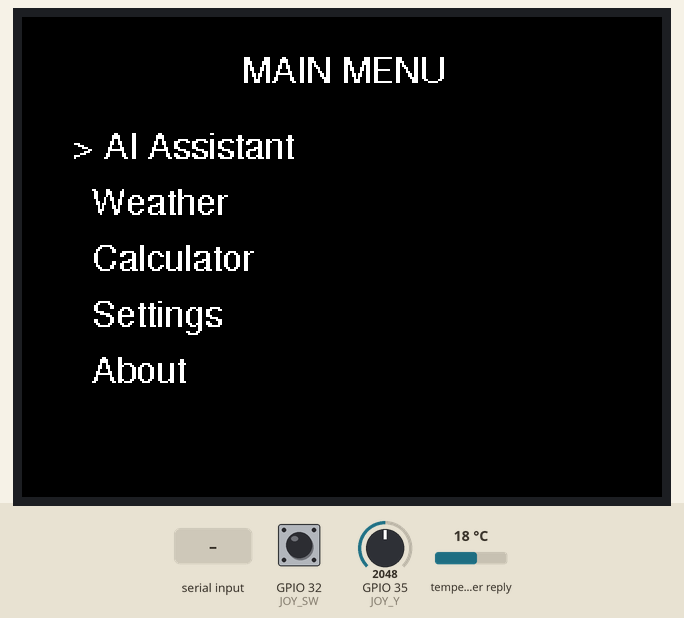
Simulated run of this sketch. Board: ESP32. Parts: 320×240 colour display. The inputs (shaded band) are chosen by the test bench; at power-on: GPIO 35 (JOY_Y) = 2048, GPIO 32 (JOY_SW) HIGH, temperature in the weather reply 18 °C. WiFi joins after 1.5 s; servers stay silent unless stated; uploads are accepted with an empty reply; web services answer with replies made up by the test bench; what the sketch prints to the serial monitor is not drawn.

Above: at 3.0 s.
3.1 s: GPIO 35 (JOY_Y) set to 2966
4.6 s: GPIO 35 (JOY_Y) set to 3028
At 4.82 s:
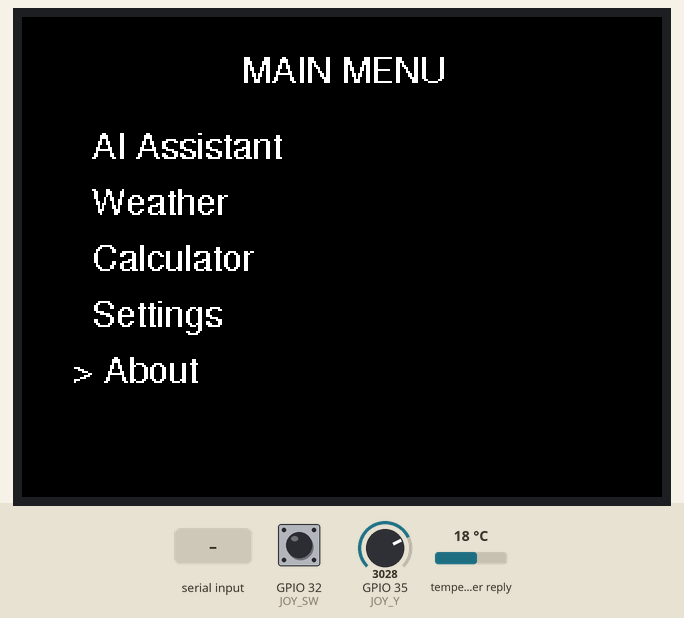
7.0 s: GPIO 32 (JOY_SW) pulled LOW for 1 s
At 9.4 s:
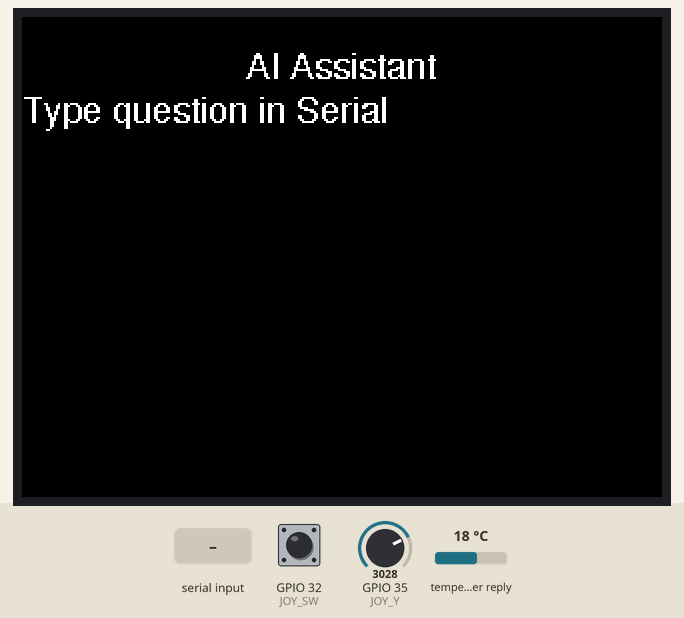
9.7 s: "+\n" received over Serial
At 11.2 s:
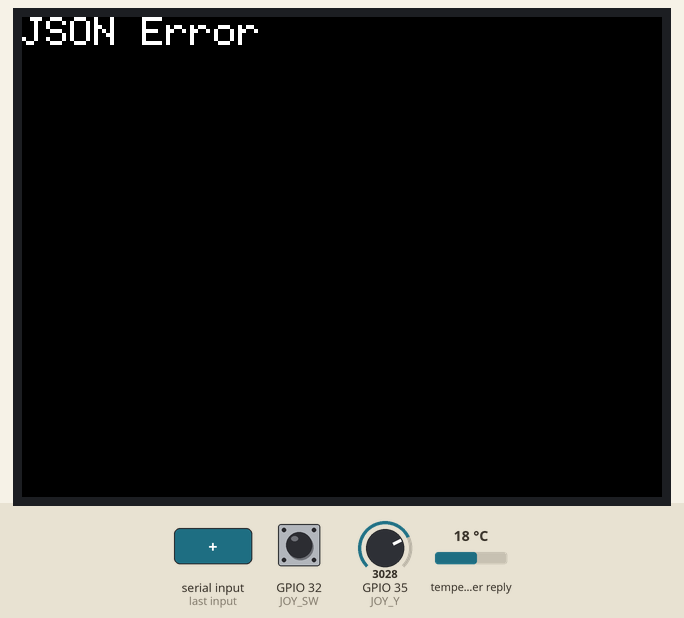
11.5 s: GPIO 32 (JOY_SW) pulled LOW for 3.2 s
At 14.1 s:
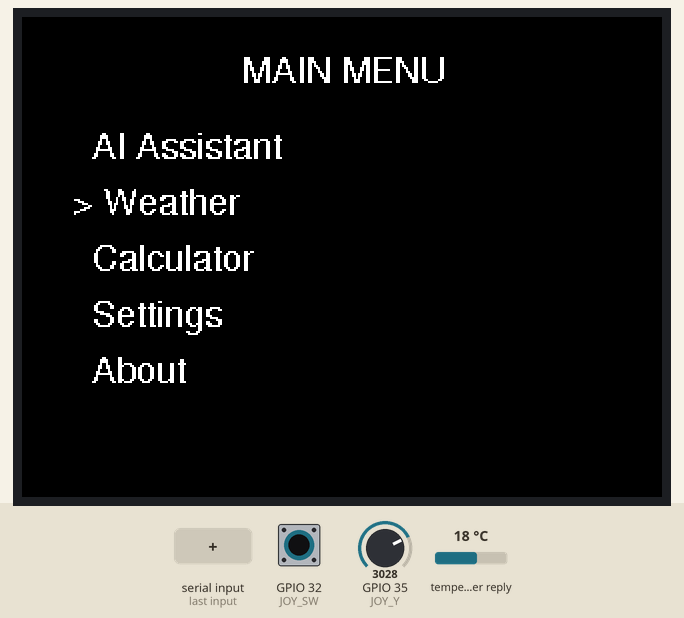
15.3 s: GPIO 35 (JOY_Y) set to 2960
Timing chart, 0 to 17.8 s (numbered marks = the images above; inputs shaded):
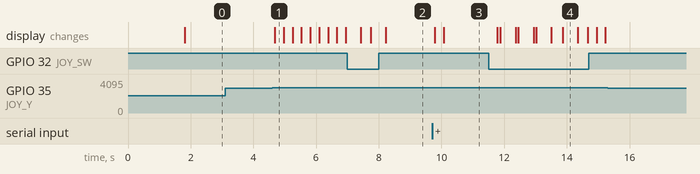

The sketch:

Real-Time_AI_Assistant_Using_Esp32_Arduino.ino
```cpp
#include <WiFi.h>
#include <WiFiClientSecure.h>
#include <HTTPClient.h>
#include <ArduinoJson.h>

#include <SPI.h>
#include <Adafruit_GFX.h>
#include <Adafruit_ILI9341.h>
#include <Fonts/FreeSans9pt7b.h>

#define TFT_CS   15
#define TFT_DC   2
#define TFT_RST  4


#define JOY_X 34
#define JOY_Y 35
#define JOY_SW 32

Adafruit_ILI9341 tft(TFT_CS, TFT_DC, TFT_RST);


const char* ssid = "Wokwi-GUEST";
const char* password = "";


const char* apiKey = "PLACEHOLDER";


String menuItems[] = {
  "AI Assistant",
  "Weather",
  "Calculator",
  "Settings",
  "About"
};

int menuIndex = 0;

bool inMenu = true;
bool inAI = false;
bool inCalculator = false;
String typingText = "";
String calcText = "";

void showText(String text) {

  tft.fillScreen(ILI9341_BLACK);

  tft.setFont();
  tft.setTextColor(ILI9341_WHITE);
  tft.setTextSize(2);
  tft.setCursor(0, 0);
  tft.println(text);
}

void drawMenu() {

  tft.fillScreen(ILI9341_BLACK);
  tft.setTextColor(ILI9341_WHITE);


  tft.setFont(&FreeSans9pt7b);
  tft.setTextSize(1);


  int16_t x1, y1;
  uint16_t w, h;

  tft.getTextBounds("MAIN MENU", 0, 0, &x1, &y1, &w, &h);
  tft.setCursor((320 - w) / 2, 32);
  tft.print("MAIN MENU");


  int y = 70;

  for (int i = 0; i < 5; i++) {

    tft.setCursor(25, y);

    if (i == menuIndex)
      tft.print("> ");
    else
      tft.print("  ");

    tft.print(menuItems[i]);

    y += 28;
  }


  tft.setFont();
}

void drawPage(String title) {

  tft.fillScreen(ILI9341_BLACK);

  tft.setTextColor(ILI9341_WHITE);
  tft.setTextSize(2);

  tft.setCursor(10, 20);
  tft.println(title);

  tft.setTextSize(1);

  tft.setCursor(10, 80);
  tft.println("Press joystick");

  tft.setCursor(10, 95);
  tft.println("to return");
}

String askGroq(String question) {

  WiFiClientSecure client;
  client.setInsecure();

  HTTPClient https;

  if (!https.begin(
      client,
      "https://api.groq.com/openai/v1/chat/completions")) {

    return "Connection Failed";
  }

  https.addHeader(
      "Authorization",
      String("Bearer ") + apiKey);

  https.addHeader(
      "Content-Type",
      "application/json");

  DynamicJsonDocument doc(2048);

  doc["model"] = "llama-3.1-8b-instant";

  JsonArray messages =
      doc.createNestedArray("messages");

  JsonObject msg =
      messages.createNestedObject();

  msg["role"] = "user";
  msg["content"] =
      "Answer in less than 40 words: " +
      question;

  String payload;
  serializeJson(doc, payload);

  int httpCode = https.POST(payload);

  if (httpCode <= 0) {

    https.end();
    return "HTTP Error";
  }

  String response =
      https.getString();

  https.end();

  DynamicJsonDocument result(8192);

  if (deserializeJson(
          result,
          response)) {

    return "JSON Error";
  }

  return result["choices"][0]
               ["message"]
               ["content"]
      .as<String>();
}
String getWeather() {

  HTTPClient http;

  String url =
    "http://api.weatherapi.com/v1/current.json?key=PLACEHOLDER&q=Tacurong";

  http.begin(url);

  int code = http.GET();

  if (code <= 0) {
    http.end();
    return "HTTP Error";
  }

  String weatherData = http.getString();
  http.end();

  Serial.println(weatherData);

  DynamicJsonDocument doc(8192);

  DeserializationError error =
      deserializeJson(doc, weatherData);

  if (error) {
    Serial.println(error.c_str());
    return "JSON Error";
  }

  String city =
      doc["location"]["name"].as<String>();

  String condition =
      doc["current"]["condition"]["text"].as<String>();

  float temp =
      doc["current"]["temp_c"].as<float>();

  int humidity =
      doc["current"]["humidity"].as<int>();

  return city +
         "\n" + condition +
         "\nTemp: " + String(temp, 1) + " C" +
         "\nHumidity: " + String(humidity) + "%";
}


void setup() {

  Serial.begin(115200);

  pinMode(JOY_SW, INPUT_PULLUP);

  tft.begin();
  tft.setRotation(1);

  showText("Connecting");

  WiFi.mode(WIFI_STA);
  WiFi.begin(ssid, password);

  while (WiFi.status() != WL_CONNECTED) {

    delay(500);
    Serial.print(".");
  }

  Serial.println();
  Serial.println("WiFi Connected");

  drawMenu();

  Serial.println();
  Serial.println("Ready");
}

void loop() {

  if (inMenu) {

    int y = analogRead(JOY_Y);

    if (y < 1000) {

  menuIndex++;

  if (menuIndex > 4)
    menuIndex = 0;

  drawMenu();

  delay(200);
}

if (y > 3000) {

  menuIndex--;

  if (menuIndex < 0)
    menuIndex = 4;

  drawMenu();

  delay(200);
}

    if (digitalRead(JOY_SW) == LOW) {

      delay(200);

      switch (menuIndex) {

        case 0:

          inMenu = false;
          inAI = true;

          tft.fillScreen(
              ILI9341_BLACK);

         tft.setFont(&FreeSans9pt7b);
tft.setTextSize(1);

int16_t x1, y1;
uint16_t w, h;

tft.getTextBounds("AI Assistant", 0, 0, &x1, &y1, &w, &h);
tft.setCursor((320 - w) / 2, 30);
tft.print("AI Assistant");

          tft.setTextSize(1);

          tft.println("");
          tft.println(
              "Type question in Serial");


          break;

        case 1: {

  tft.fillScreen(ILI9341_BLACK);

  tft.setFont(&FreeSans9pt7b);
tft.setTextSize(1);


tft.setCursor(78, 20);
tft.println("Weather");

String weather = getWeather();


tft.setCursor(20, 60);
tft.println(weather);


tft.setCursor(20, 210);
tft.println("Press joystick to return");


tft.setFont();

break;
}

      case 2:
          inMenu = false;
  inCalculator = true;

  tft.fillScreen(ILI9341_BLACK);

  tft.setFont(&FreeSans9pt7b);
tft.setTextSize(1);
tft.setCursor(55, 30);
tft.print("Calculator");

  tft.setTextSize(1);
  tft.println("");
  tft.println("Type expression in Serial");

  tft.println("Example:");
  tft.println("5+3");

  Serial.println("Calculator Ready");

  break;

        case 3:


 tft.fillScreen(ILI9341_BLACK);
tft.setTextColor(ILI9341_WHITE);


tft.setFont(&FreeSans9pt7b);
tft.setTextSize(1);
tft.setCursor(55, 30);
tft.print("Settings");


tft.setCursor(10, 60);
tft.print("WiFi: Connected");

tft.setCursor(10, 90);
tft.print("IP: ");
tft.print(WiFi.localIP());

tft.setCursor(10, 120);
tft.print("Signal: ");
tft.print(WiFi.RSSI());
tft.print(" dBm");

tft.setCursor(10, 150);
tft.print("Firmware: v1.0");


tft.setCursor(10, 215);
tft.print("Press joystick to return");


tft.setFont();

break;

        case 4:

 tft.fillScreen(ILI9341_BLACK);
tft.setTextColor(ILI9341_WHITE);


tft.setFont();
tft.setFont(&FreeSans9pt7b);
tft.setTextSize(2);
tft.setCursor(55, 30);
tft.println("About");


tft.setFont(&FreeSans9pt7b);
tft.setTextSize(1);

tft.setCursor(10, 50);   tft.print("Artificial Intelligence helps");
tft.setCursor(10, 65);   tft.print("users access information");
tft.setCursor(10, 80);   tft.print("quickly and efficiently.");
tft.setCursor(10, 95);   tft.print("This project uses the");
tft.setCursor(10, 110);  tft.print("ESP32 microcontroller");
tft.setCursor(10, 125);  tft.print("to provide AI-powered");
tft.setCursor(10, 140);  tft.print("assistance and useful");
tft.setCursor(10, 155);  tft.print("features.");


tft.setCursor(10, 180);  tft.print("Project: Romero Jolo M.");
tft.setCursor(10, 200);  tft.print("Paper: Harvey");


tft.setFont();

break;
      }
    }
  }

if (inAI) {

  while (Serial.available()) {

    char c = Serial.read();

    if (c == 8 || c == 127) {

      if (typingText.length() > 0) {

        typingText.remove(typingText.length() - 1);

        Serial.print("\b \b");
      }
    }
    else if (c == '\n' || c == '\r') {

      Serial.println();

      if (typingText.length() > 0) {

        showText("Thinking...");

        String answer = askGroq(typingText);

        Serial.println("AI:");
        Serial.println(answer);

        showText(answer);

        typingText = "";
      }
    }
    else {

      typingText += c;

      Serial.print(c);
    }
  }

  if (digitalRead(JOY_SW) == LOW) {

    delay(200);

    inAI = false;
    inMenu = true;

    typingText = "";

    drawMenu();
  }
}
if (inCalculator) {

  while (Serial.available()) {

    char c = Serial.read();

    if (c == 8 || c == 127) {

      if (calcText.length() > 0) {
        calcText.remove(calcText.length() - 1);
        Serial.print("\b \b");
      }

    } else if (c == '\n' || c == '\r') {

      Serial.println();

      if (calcText.length() > 0) {

        float a, b, result;
        char op;

        if (sscanf(calcText.c_str(), "%f%c%f", &a, &op, &b) != 3) {

          showText("Invalid");
          calcText = "";
          continue;
        }

        switch (op) {

          case '+':
            result = a + b;
            break;

          case '-':
            result = a - b;
            break;

          case '*':
            result = a * b;
            break;

          case '/':

            if (b == 0) {
              showText("Divide by 0");
              calcText = "";
              continue;
            }

            result = a / b;
            break;

          default:
            showText("Invalid");
            calcText = "";
            continue;
        }

        Serial.print("Result: ");
        Serial.println(result);

        showText("Result:\n" + String(result));

        calcText = "";
      }

    } else {

      calcText += c;
      Serial.print(c);
    }
  }

  if (digitalRead(JOY_SW) == LOW) {

    delay(200);

    inCalculator = false;
    inMenu = true;

    calcText = "";


    tft.setTextSize(1);

    drawMenu();
  }
}
}
```

Measured:
- the behaviour switches between 3000 and 3001 on GPIO 35 (JOY_Y) (found by bisection; images 0 and 1)
- after the input at 3.1 s, every drawn part: stays the same
- after the input at 4.6 s, the display: changes after 0.08 s (image 1)
- after the input at 7.0 s, the display: first changes after 0.43 s (image 2 shows a later state)
- after the input at 9.7 s, the display: first changes after 0.08 s (image 3 shows a later state)
- after the input at 11.5 s, the display: first changes after 0.28 s (image 4 shows a later state)
- after the input at 15.3 s, every drawn part: stays the same
- what the display in image 4 shows lasts 0.4 s, from 13.9 s to 14.3 s
